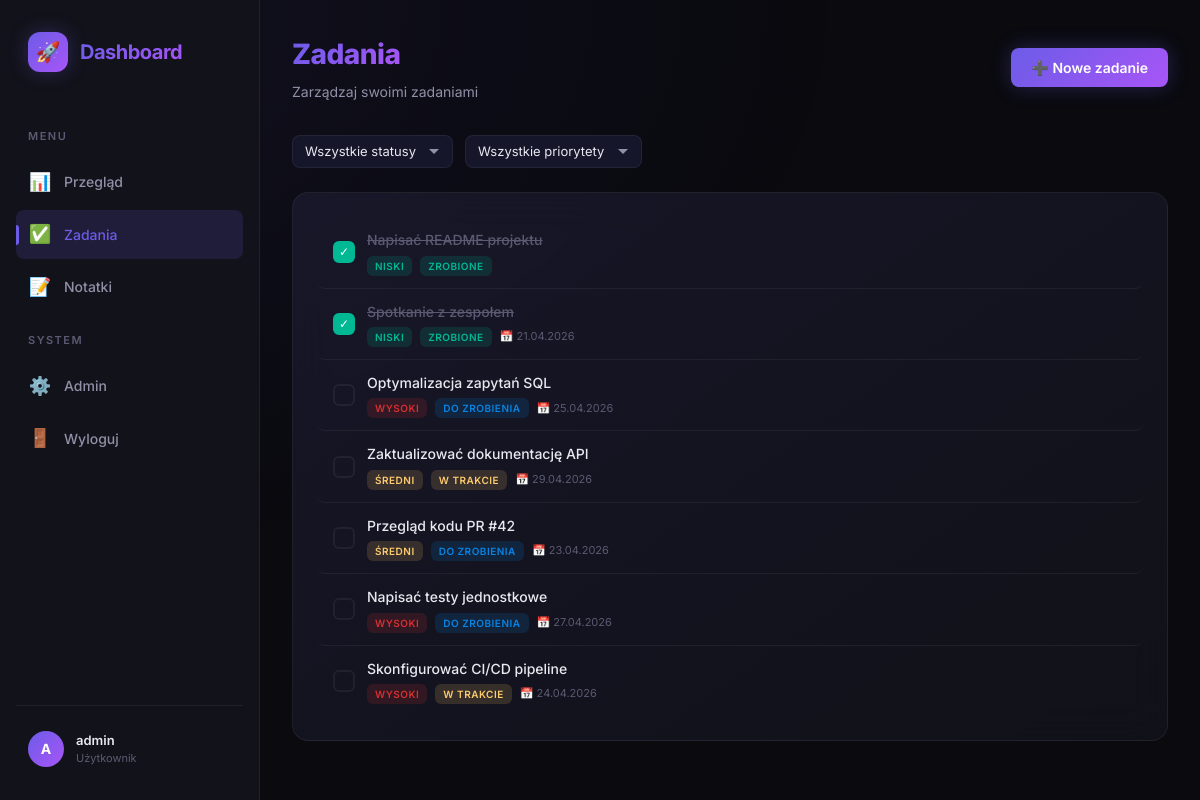
Page /tasks/ (signed in) on the committed database.
### dashboard/models.py (models this page shows, shortened)
class Task(models.Model):
    PRIORITY_CHOICES = [
        ('low', 'Niski'),
        ('medium', 'Średni'),
        ('high', 'Wysoki'),
    ]
    STATUS_CHOICES = [
        ('todo', 'Do zrobienia'),
        ('in_progress', 'W trakcie'),
        ('done', 'Zrobione'),
    ]
    user = models.ForeignKey(User, on_delete=models.CASCADE, related_name='tasks')
    title = models.CharField(max_length=200, verbose_name='Tytuł')
    description = models.TextField(blank=True, verbose_name='Opis')
    priority = models.CharField(max_length=10, choices=PRIORITY_CHOICES, default='medium', verbose_name='Priorytet')
    status = models.CharField(max_length=20, choices=STATUS_CHOICES, default='todo', verbose_name='Status')
    due_date = models.DateField(null=True, blank=True, verbose_name='Termin')
    created_at = models.DateTimeField(auto_now_add=True)
    updated_at = models.DateTimeField(auto_now=True)
    class Meta:
        ordering = ['-created_at']
        verbose_name = 'Zadanie'
        verbose_name_plural = 'Zadania'

### dashboard/views.py (the view)
# urls.py: path('tasks/', views.task_list, name='task_list'),
@login_required
def task_list(request):
    tasks = Task.objects.filter(user=request.user)
    status_filter = request.GET.get('status', '')
    priority_filter = request.GET.get('priority', '')
    if status_filter:
        tasks = tasks.filter(status=status_filter)
    if priority_filter:
        tasks = tasks.filter(priority=priority_filter)
    context = {
        'tasks': tasks,
        'status_filter': status_filter,
        'priority_filter': priority_filter,
    }
    return render(request, 'dashboard/task_list.html', context)

### templates/dashboard/task_list.html (shortened to what this page needs)
{% extends 'dashboard/base.html' %}
{% block content %}
<div class="fade-in">
    <div class="page-header">
        <div>
            <h1 class="page-title"><span>Zadania</span></h1>
            <p class="page-subtitle">Zarządzaj swoimi zadaniami</p>
        </div>
        <a href="{% url 'task_create' %}" class="btn btn-primary" id="btn-create-task">
            ➕ Nowe zadanie
        </a>
    </div>
    <form method="get" class="filter-bar" id="task-filters">
        <select name="status" class="form-input form-select" onchange="this.form.submit()" id="filter-status">
            <option value="">Wszystkie statusy</option>
        </select>
        <select name="priority" class="form-input form-select" onchange="this.form.submit()" id="filter-priority">
            <option value="">Wszystkie priorytety</option>
        </select>
    </form>
    <div class="card">
        {% if tasks %}
            {% for task in tasks %}
            <div class="task-item {% if task.status == 'done' %}done{% endif %}" style="animation-delay: {{ forloop.counter0 }}00ms">
                <div class="task-checkbox">
                    <form action="{% url 'task_toggle' task.pk %}" method="post">
                        <button type="submit" title="Zmień status">{% if task.status == 'done' %}✓{% endif %}</button>
                    </form>
                </div>
                <div class="task-info">
                    <div class="task-title">{{ task.title }}</div>
                    <div class="task-meta">
                        <span class="priority-badge {{ task.priority }}">{{ task.get_priority_display }}</span>
                        <span class="status-badge {{ task.status }}">{{ task.get_status_display }}</span>
                        {% if task.due_date %}
                        <span class="task-due">📅 {{ task.due_date|date:"d.m.Y" }}</span>
                        {% endif %}
                    </div>
                </div>
            </div>
            {% endfor %}
        {% else %}
            <div class="empty-state">
                <div class="empty-state-icon">🎯</div>
                <p class="empty-state-text">Brak zadań do wyświetlenia</p>
                <a href="{% url 'task_create' %}" class="btn btn-primary btn-sm">Dodaj pierwsze zadanie</a>
            </div>
        {% endif %}
    </div>
</div>
{% endblock %}

### templates/dashboard/base.html (shortened to what this page needs)
{% load static %}
<!DOCTYPE html>
<html lang="pl">
<head>
    <link rel="stylesheet" href="{% static 'css/style.css' %}">
</head>
<body>
    <div class="app-layout">
        <aside class="sidebar" id="sidebar">
            <div class="sidebar-logo">
                <div class="sidebar-logo-icon">🚀</div>
                <div class="sidebar-logo-text">Dashboard</div>
            </div>
            <nav class="sidebar-nav">
                <div class="nav-section-label">Menu</div>
                <a href="{% url 'dashboard' %}" class="nav-link {% if request.resolver_match.url_name == 'dashboard' %}active{% endif %}" id="nav-dashboard">
                    <span class="nav-link-icon">📊</span>
                    <span>Przegląd</span>
                </a>
                <a href="{% url 'task_list' %}" class="nav-link {% if 'task' in request.resolver_match.url_name %}active{% endif %}" id="nav-tasks">
                    <span class="nav-link-icon">✅</span>
                    <span>Zadania</span>
                </a>
                <a href="{% url 'note_list' %}" class="nav-link {% if 'note' in request.resolver_match.url_name %}active{% endif %}" id="nav-notes">
                    <span class="nav-link-icon">📝</span>
                    <span>Notatki</span>
                </a>
                <div class="nav-section-label">System</div>
                <a href="{% url 'admin:index' %}" class="nav-link" id="nav-admin">
                    <span class="nav-link-icon">⚙️</span>
                    <span>Admin</span>
                </a>
                <a href="{% url 'logout' %}" class="nav-link" id="nav-logout">
                    <span class="nav-link-icon">🚪</span>
                    <span>Wyloguj</span>
                </a>
            </nav>
            <div class="sidebar-footer">
                <div class="sidebar-user">
                    <div class="sidebar-user-avatar">
                        {{ request.user.username|first|upper }}
                    </div>
                    <div class="sidebar-user-info">
                        <div class="sidebar-user-name">{{ request.user.username }}</div>
                        <div class="sidebar-user-role">Użytkownik</div>
                    </div>
                </div>
            </div>
        </aside>
        <main class="main-content">
            {% block content %}{% endblock %}
        </main>
    </div>
</body>
</html>

### rows in the picture
Task: title "Napisać README projektu", priority "NISKI", status "ZROBIONE"
Task: title "Spotkanie z zespołem", priority "NISKI", status "ZROBIONE", due_date "21.04.2026"
Task: title "Optymalizacja zapytań SQL", priority "WYSOKI", status "DO ZROBIENIA", due_date "25.04.2026"
Task: title "Zaktualizować dokumentację API", priority "ŚREDNI", status "W TRAKCIE", due_date "29.04.2026"
Task: title "Przegląd kodu PR #42", priority "ŚREDNI", status "DO ZROBIENIA", due_date "23.04.2026"
Task: title "Napisać testy jednostkowe", priority "WYSOKI", status "DO ZROBIENIA", due_date "27.04.2026"
Task: title "Skonfigurować CI/CD pipeline", priority "WYSOKI", status "W TRAKCIE", due_date "24.04.2026"

### other values in the picture
{{ request.user.username|first|upper }} "A"
{{ request.user.username }} "admin"
